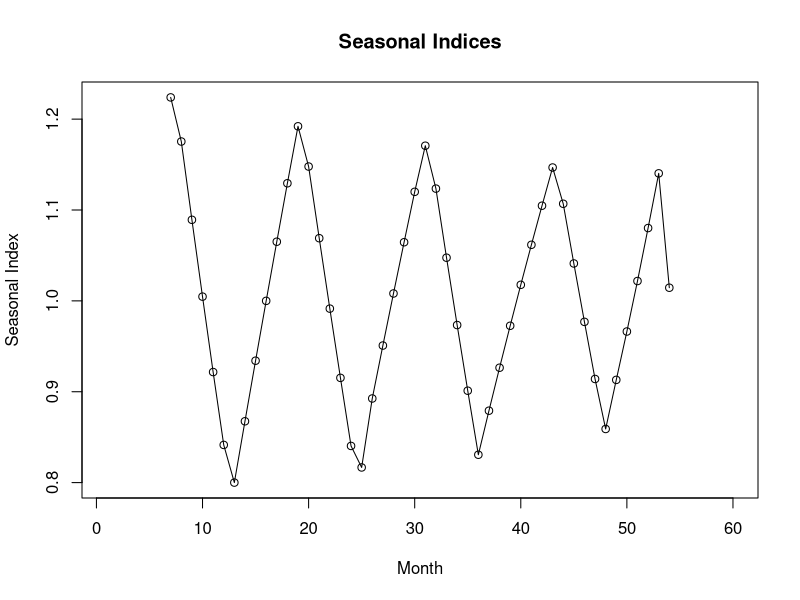

Generate this figure with R:
# Load necessary libraries
library(tidyverse)
library(forecast)
library(TTR)
library(readxl)
library(forecast)


# Load the data
# Assume the data is in a CSV file named 'tourist_data.csv' with columns 'Year', 'Month', and 'Tourists'
tourist_data <- read_excel("Mid-sem dataset.xlsx")

# Create a time series object
ts_data <- ts(tourist_data$No_of_tourists, start = c(2019, 1), frequency = 12)

# Calculate the moving average
moving_avg <- ma(ts_data, order = 12)

# Calculate the ratio to moving average
ratio_to_moving_avg <- ts_data / moving_avg

# Calculate seasonal indices
seasonal_indices <- aggregate(ratio_to_moving_avg, nfrequency = 12, FUN = mean, na.rm = TRUE)
seasonal_indices <- rep(seasonal_indices, length = length(ts_data))

# Plot the seasonal indices
plot(seasonal_indices, type = "o", main = "Seasonal Indices", xlab = "Month", ylab = "Seasonal Index")
